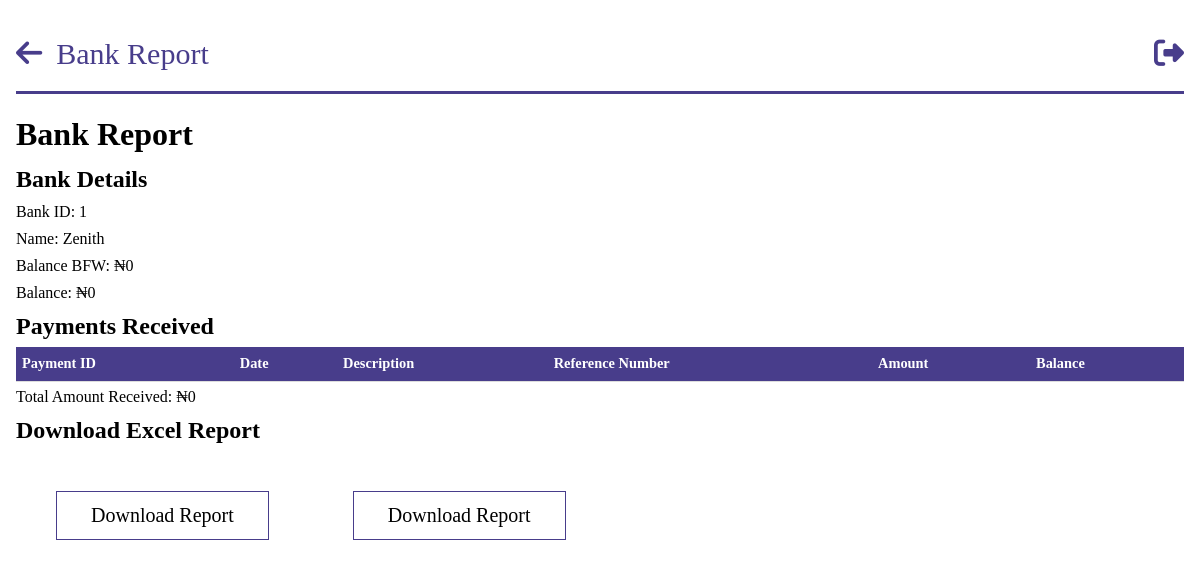
/bank_report/1 (signed in), run on an earlier commit of the app's database.
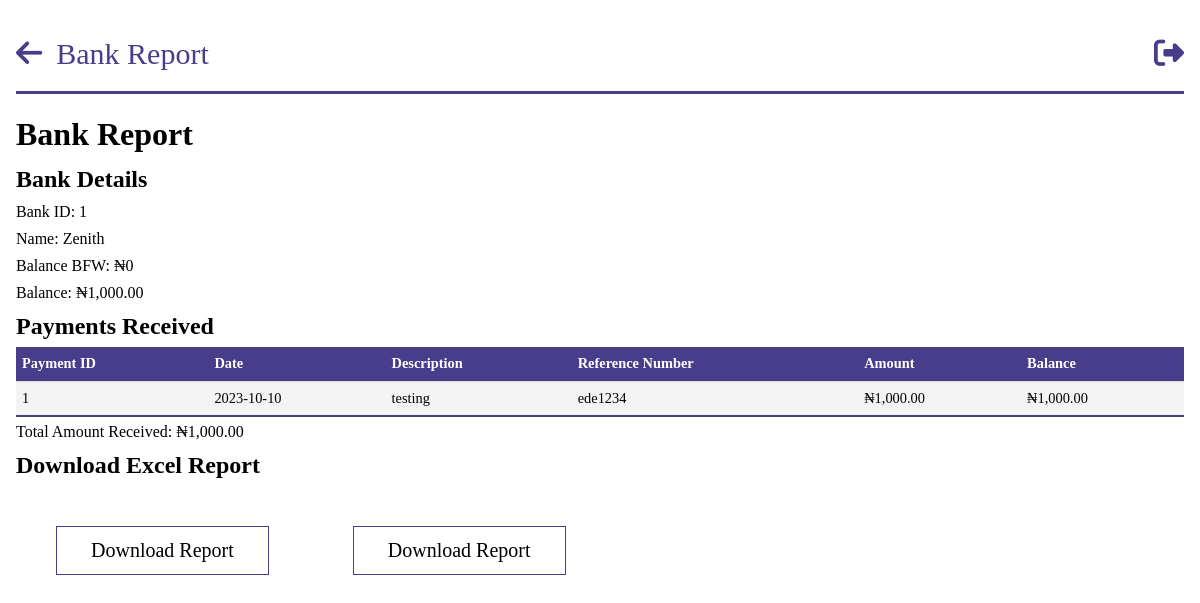
And on a later commit of the database.
### models.py (models this page shows, shortened)
class Bank(db.Model):
    __tablename__ = "banks"
    id = db.Column(db.Integer, primary_key=True)
    name = db.Column(db.String, nullable=False, unique=True)
    balance_bfd = db.Column(db.Float, default=0.0)
    new_balance = db.Column(db.Float, default=0.0)
    payments = db.relationship("BankPayment", backref="bank")

class BankPayment(db.Model):
    __tablename__ = "bank_payments"
    id = db.Column(db.Integer, primary_key=True)
    amount = db.Column(db.Float, nullable=False)
    exact_date = db.Column(db.DateTime, nullable=False, default=datetime.utcnow)
    date = db.Column(db.Date, nullable=False)
    person_id = db.Column(
        db.Integer, db.ForeignKey("persons.id"), nullable=True, index=True
    )
    company_id = db.Column(
        db.Integer, db.ForeignKey("companies.id"), nullable=True, index=True
    )
    description = db.Column(db.String, nullable=True)
    ref_no = db.Column(db.String)
    bank_balance = db.Column(db.Float, nullable=True)
    bank_id = db.Column(
        db.Integer, db.ForeignKey("banks.id"), nullable=True, index=True
    )
    year = db.Column(db.Integer, nullable=False)

### app.py (the view)
@app.route("/bank_report/<bank_id>")
@login_required
@role_required(["Admin", "Secretary", "Sub-Admin"])
def individual_bank_report(bank_id):
    bank = query.get_bank(bank_id)
    payments = bank.payments
    total_amount = sum(payment.amount for payment in payments)
    return render_template(
        "query/bank_report.html",
        bank=bank,
        payments=payments,
        total_amount=total_amount,
    )

### app.py (called while the page is built)
@login_manager.user_loader
def load_user(person_id):
    return Person.query.get(person_id)

def role_required(roles_required):
    def decorator(view_func):
        @wraps(view_func)
        def wrapper(*args, **kwargs):
            if not current_user.is_authenticated:
                flash("You must be logged in to access this page.", "error")
                return redirect(url_for("login"))
            user_role = current_user.role
            if user_role.name not in roles_required:
                flash("You don't have the required role to access this page.", "error")
                return redirect(
                    url_for("dashboard")
                )  # Change this to your desired redirect
            return view_func(*args, **kwargs)
        return wrapper
    return decorator

@app.before_request
def before_request():
    g.user = current_user

@app.template_filter("currency")
@login_required
def currency(value):
    modified_value = format_currency(value)  # Modify the value as needed
    return modified_value

### queries.py (called while the page is built)
    def get_bank(self, bank_id):
        bank = Bank.query.get(bank_id)
        return bank

### templates/query/bank_report.html (shortened to what this page needs)
{%extends 'base.html' %}
{% block header%}
Bank Report
{% endblock  %}
{% block anchor%}
<a href="{{ url_for('queries') }}" id='arrow'><i class="fa-solid fa-arrow-left"></i></a>
{% endblock  %}
{%block content%}
<body id="person">
    <h1>Bank Report</h1>
    <h2>Bank Details</h2>
    <p>Bank ID: {{ bank.id }}</p>
    <p>Name: {{ bank.name }}</p>
    <p>Balance BFW: {{ bank.balance_bfd | currency}}</p>
    <p>Balance: {{ bank.new_balance | currency}}</p>
    <h2>Payments Received</h2>
    <table class="tab-content">
        <thead>
            <tr>
                <th>Payment ID</th>
                <th>Date</th>
                <th>Description</th>
                <th>Reference Number</th>
                <th>Amount</th>
                <th>Balance</th>
            </tr>
        </thead>
        <tbody>
            {% for payment in payments %}
            <tr>
                <td>{{ payment.id }}</td>
                <td>{{ payment.date }}</td>
                <td>{{ payment.description}}</td>
                <td>{{ payment.ref_no}}</td>
                <td>{{ payment.amount | currency }}</td>
                <td>{{ payment.bank_balance | currency}}</td>
            </tr>
            {% endfor %}
        </tbody>
    </table>
    </body>
    <p>Total Amount Received: {{ total_amount | currency }}</p>
    <h2>Download Excel Report</h2>
    <button id="downloadExcelButton">Download Report</button>
    <button id="downloadPdfButton" onclick="window.print()">Download Report</button>
</body>
{%endblock%}

What changed in the data, as far as the page shows it:
changed Bank "Zenith": new_balance "₦0" → "₦1,000.00"
added BankPayment: id "1", date "2023-10-10", description "testing", ref_no "ede1234", amount "₦1,000.00", bank_balance "₦1,000.00"
Also different on the page:
{{ total_amount | currency }}: "₦0" → "₦1,000.00"
